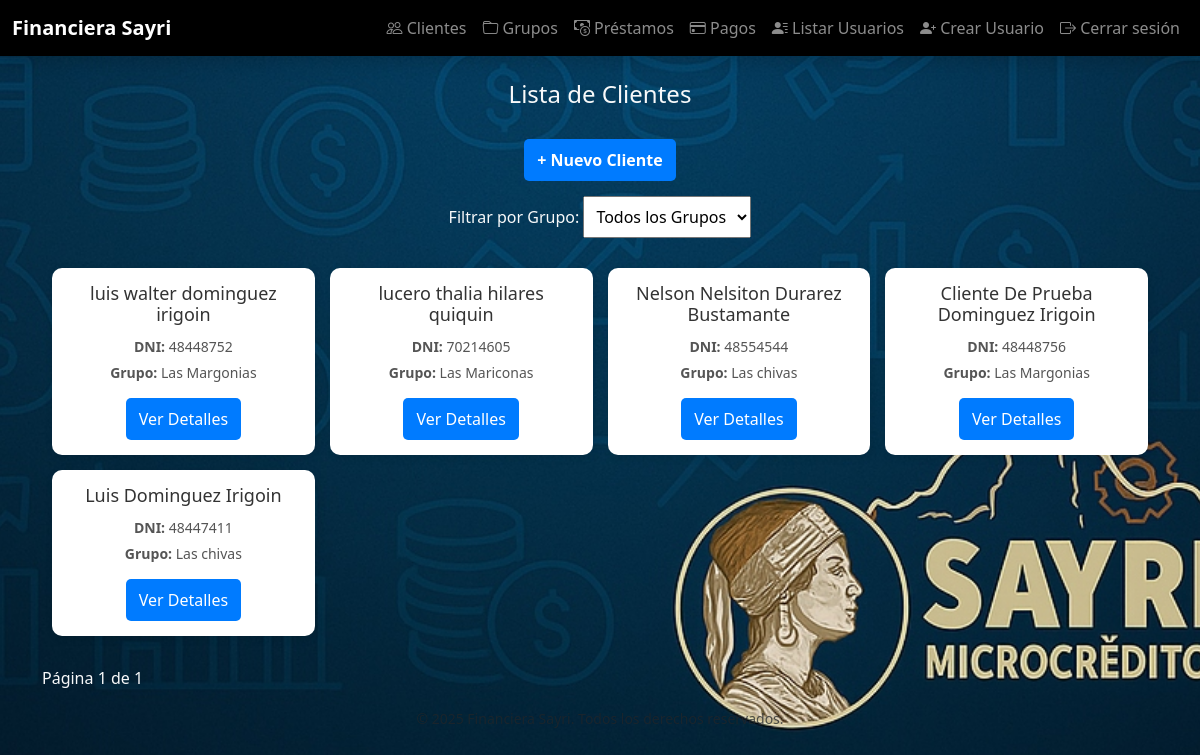
Screenshot of /clientes/ (signed in) with the database file from the repository.
### models/cliente.py (models this page shows)
class Cliente(db.Model):
    __tablename__ = 'cliente'
    id = db.Column(db.Integer, primary_key=True)
    nombre = db.Column(db.String(100), nullable=False)
    apellido = db.Column(db.String(100), nullable=False)
    dni = db.Column(db.String(15), unique=True, nullable=False)
    celular = db.Column(db.String(20), nullable=False)
    operadora = db.Column(db.String(50))
    banco = db.Column(db.String(50))
    numero_cuenta = db.Column(db.String(50))
    fecha_registro = db.Column(db.DateTime, default=datetime.utcnow)
    grupo_id = db.Column(db.Integer, db.ForeignKey('grupo.id'), nullable=False)
    prestamos_individuales = db.relationship('PrestamoIndividual', backref='cliente', lazy=True)

### models/grupo.py (models this page shows)
class Grupo(db.Model):
    __tablename__ = 'grupo'
    id = db.Column(db.Integer, primary_key=True)
    nombre = db.Column(db.String(100), nullable=False)
    fecha_creacion = db.Column(db.DateTime, default=datetime.utcnow)
    prestamos_grupales = db.relationship('PrestamoGrupal', backref='grupo', lazy=True)
    clientes = db.relationship('Cliente', backref='grupo', lazy=True)

### routes/clientes.py (the view)
@clientes_bp.route('/')
@login_required
def lista_clientes():
    page = request.args.get('page', 1, type=int)
    grupo_id = request.args.get('grupo_id', type=int)
    query = Cliente.query
    if grupo_id:
        query = query.filter_by(grupo_id=grupo_id)
    clientes = query.paginate(page=page, per_page=10)  # 10 clientes por página
    grupos = Grupo.query.all()  # Obtener todos los grupos
    return render_template('clientes/lista_clientes.html', clientes=clientes, grupos=grupos, selected_grupo=grupo_id)

### app.py (called while the page is built)
def create_app():
    app = Flask(__name__)
    app.config.from_object(Config)
    db.init_app(app)
    Migrate(app, db)
    login_manager = LoginManager()
    login_manager.init_app(app)
    login_manager.login_view = "login.login_view"  # Nombre del blueprint y la ruta de login
    @login_manager.user_loader
    def load_user(user_id):
        return db.session.get(Usuario, int(user_id))  # Asegúrate de que estás obteniendo al usuario de la base de datos
    register_routes(app)
    with app.app_context():
        inicializar_roles()
        crear_admin()  # Crea un usuario admin si no existe
    return app

### templates/clientes/lista_clientes.html (shortened to what this page needs)
{% extends "base.html" %}
{% block content %}
    <h2 class="title">Lista de Clientes</h2>
    <div class="add-client-container">
        <a href="{{ url_for('clientes.nuevo_cliente') }}" class="btn btn-add">+ Nuevo Cliente</a>
    </div>
    <form method="GET" action="{{ url_for('clientes.lista_clientes') }}" class="filter-form">
        <label for="grupo_id">Filtrar por Grupo:</label>
        <select name="grupo_id" id="grupo_id" onchange="this.form.submit()">
            <option value="">Todos los Grupos</option>
        </select>
    </form>
    <div class="clientes-grid">
        {% for cliente in clientes.items %}
            <div class="cliente-card">
                <h3>{{ cliente.nombre }} {{ cliente.apellido }}</h3>
                <p><strong>DNI:</strong> {{ cliente.dni }}</p>
                <p><strong>Grupo:</strong> {{ cliente.grupo.nombre if cliente.grupo else 'Sin Grupo' }}</p>
                <a href="{{ url_for('clientes.detalle_cliente', cliente_id=cliente.id) }}" class="btn">Ver Detalles</a>
            </div>
        {% endfor %}
    </div>
    <div class="pagination">
        <span>Página {{ clientes.page }} de {{ clientes.pages }}</span>
    </div>
{% endblock %}

### templates/base.html (shortened to what this page needs)
<!DOCTYPE html>
<html lang="es">
<head>
    <link href="https://cdn.jsdelivr.net/npm/bootstrap@5.3.2/dist/css/bootstrap.min.css" rel="stylesheet">
    <link rel="stylesheet" href="https://cdn.jsdelivr.net/npm/bootstrap-icons/font/bootstrap-icons.css">
    <link rel="stylesheet" href="{{ url_for('static', filename='styles.css') }}">
</head>
<body class="bg-dark text-light">
    <header class="navbar navbar-expand-lg navbar-dark bg-black shadow">
        <div class="container-fluid">
            <a class="navbar-brand fw-bold" href="/">Financiera Sayri</a>
            <div class="collapse navbar-collapse" id="navbarNav">
                <ul class="navbar-nav ms-auto">
                    <li class="nav-item">
                        <a class="nav-link" href="{{ url_for('clientes.lista_clientes') }}">
                            <i class="bi bi-people"></i> Clientes
                        </a>
                    </li>
                    <li class="nav-item">
                        <a class="nav-link" href="{{ url_for('grupos.lista_grupos') }}">
                            <i class="bi bi-folder"></i> Grupos
                        </a>
                    </li>
                    <li class="nav-item">
                        <a class="nav-link" href="{{ url_for('prestamos_grupales.lista_prestamos_grupales') }}">
                            <i class="bi bi-cash-coin"></i> Préstamos
                        </a>
                    </li>
                    <li class="nav-item">
                        <a class="nav-link" href="{{ url_for('pagos.lista_pagos') }}">
                            <i class="bi bi-credit-card"></i> Pagos
                        </a>
                    </li>
                    {% if current_user.is_authenticated and current_user.rol.nombre == 'admin' %}
                        <li class="nav-item">
                            <a class="nav-link" href="{{ url_for('admin.listar_usuarios') }}">
                                <i class="bi bi-person-lines-fill"></i> Listar Usuarios
                            </a>
                        </li>
                        <li class="nav-item">
                            <a class="nav-link" href="{{ url_for('admin.crear_usuario') }}">
                                <i class="bi bi-person-plus-fill"></i> Crear Usuario
                            </a>
                        </li>
                    {% endif %}
                    {% if current_user.is_authenticated %}
                        <li class="nav-item">
                            <a class="nav-link" href="{{ url_for('login.logout') }}">
                                <i class="bi bi-box-arrow-right"></i> Cerrar sesión
                            </a>
                        </li>
                    {% endif %}
                </ul>
            </div>
        </div>
    </header>
    <main class="container mt-4">
        {% block content %}{% endblock %}
    </main>
    <footer class="text-center text-muted py-3">
        <small>&copy; 2025 Financiera Sayri. Todos los derechos reservados.</small>
    </footer>
</body>
</html>

### static/styles.css (style rules this page uses)
body { background: url('/static/images/fondo.jpg') no-repeat center center fixed; background-size: cover; color: white; }

### templates/clientes/lista_clientes.html (style rules this page uses)
.title { text-align: center; font-size: 24px; margin-bottom: 20px; }
.add-client-container { text-align: center; margin-bottom: 15px; }
.btn-add { background: #28a745; color: white; text-decoration: none; padding: 10px 15px; border-radius: 5px; font-weight: bold; display: inline-block; transition: 0.3s; }
.filter-form { text-align: center; margin-bottom: 20px; }
.filter-form select { padding: 8px; font-size: 16px; }
.clientes-grid { display: grid; grid-template-columns: repeat(auto-fit, minmax(250px, 1fr)); gap: 15px; padding: 10px; }
.cliente-card { background: white; border-radius: 10px; padding: 15px; box-shadow: 2px 2px 10px rgba(0, 0, 0, 0.1); text-align: center; transition: transform 0.2s; }
.cliente-card h3 { margin-bottom: 10px; font-size: 18px; color: #333; }
.cliente-card p { margin: 5px 0; font-size: 14px; color: #555; }
.btn { display: inline-block; background: #007bff; color: white; text-decoration: none; padding: 8px 12px; border-radius: 5px; margin-top: 10px; }
.pagination { text-align: center; margin-top: 20px; }

### rows the page displays
Cliente: nombre "luis walter", apellido "dominguez irigoin", dni "48448752", grupo "Las Margonias"
Cliente: nombre "lucero thalia", apellido "hilares quiquin", dni "70214605", grupo "Las Mariconas"
Cliente: nombre "Nelson Nelsiton", apellido "Durarez Bustamante", dni "48554544", grupo "Las chivas"
Cliente: nombre "Cliente De Prueba", apellido "Dominguez Irigoin", dni "48448756", grupo "Las Margonias"
Cliente: nombre "Luis", apellido "Dominguez Irigoin", dni "48447411", grupo "Las chivas"

### other values shown
{{ clientes.page }} "1"
{{ clientes.pages }} "1"
